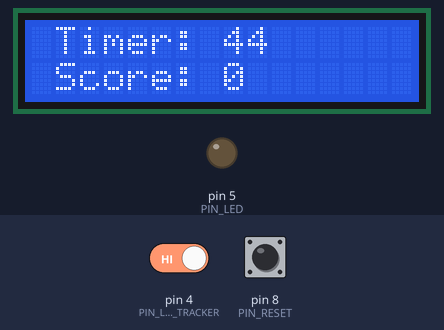
The sketch below on a simulated Arduino Uno, built with avr-gcc and run on an emulated ATmega328P. Shown: 16×2 character LCD, output pins drawn as LEDs (lit = HIGH). Inputs (shaded band) come from the test bench; at power-on: pin 8 (PIN_RESET) HIGH, pin 4 (PIN_LINE_TRACKER) HIGH.

Above: at 6.2 s.
6.3 s: pin 8 (PIN_RESET) pulled LOW for 0.15 s
At 6.9 s:
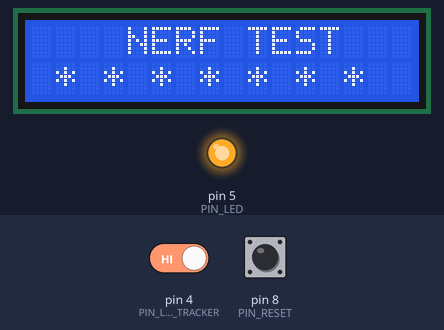
9.4 s: pin 4 (PIN_LINE_TRACKER) driven LOW
At 12.1 s:
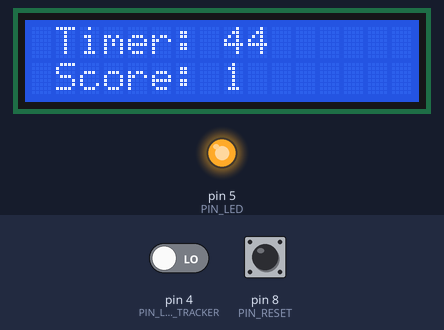
12.4 s: pin 8 (PIN_RESET) pulled LOW for 1 s
At 13.3 s:
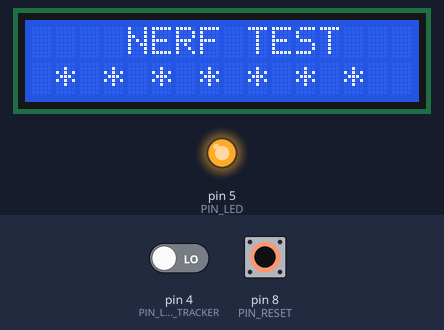
16.4 s: pin 4 (PIN_LINE_TRACKER) driven HIGH
At 61.5 s:
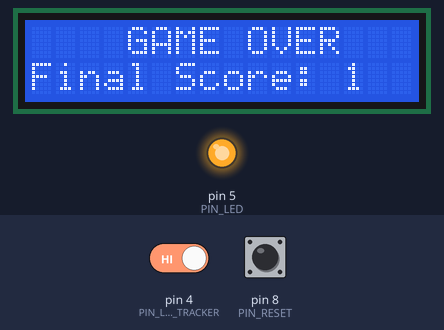
Timing chart, 0 to 62.4 s (numbered marks = the images above; inputs shaded):
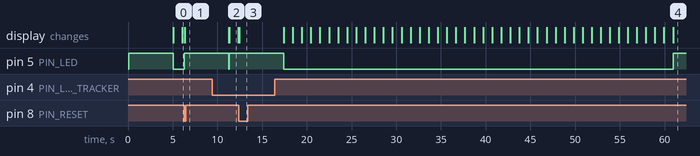

Measured:
- after the input at 6.3 s, pin 5 (PIN_LED): LOW → HIGH at once; the display: changes at once (image 1)
- after the input at 12.4 s, the display: changes at once (image 3)
- what the display in image 2 shows lasts 1.0 s, from 11.3 s to 12.3 s

The sketch:

Nerf_Blaster_Target.ino
```cpp
//NERF target practice game

#include <LiquidCrystal_I2C.h>

//to-do: find the piezo speaker and hook it up to pin 6
//all piezo code is commented out for now
//#define PIN_PIEZO 6
#define PIN_RESET 8

#define PIN_LED 5
#define PIN_LINE_TRACKER 4

//16 segment, 2 row LCD display, address = 0x27
LiquidCrystal_I2C lcd(0x27,16,2);

bool gameRunning;
bool targetReady;
bool lcdClear;
int gameTimer;
int gameScore;
unsigned int timerCheck;
unsigned long timerStart;

void setup() {
  Serial.begin(9600);

  //Initialize the LCD, turn on its backlight
  lcd.init();
  lcd.backlight();

  //Initialize the LED and the Line Tracker
  //pinMode(PIN_PIEZO, OUTPUT);
  pinMode(PIN_LED, OUTPUT);
  pinMode(PIN_LINE_TRACKER, INPUT);
  digitalWrite(PIN_LED, LOW);

  pinMode(PIN_RESET, INPUT_PULLUP);

  gameScore = 0;
  gameTimer = 45;

  gameBegin();

}

void loop() {
  if(gameRunning){
    updateLCD();
    updateScore();
    updateTimer();
  }
  if (digitalRead(PIN_RESET) == LOW){
    gameBegin();
  }

}

void updateTimer(){
  if (millis() - timerStart > 1000){
    gameTimer -= 1;
    //tone(PIN_PIEZO, 400, 50);
    timerStart = millis();
  }
  //This clears an extra 0 from the screen that is leftover from a two-digit number
  if ((gameTimer == 9) && (lcdClear == false)){
    lcd.clear();
    lcdClear = true;
  }
  if (gameTimer < 1){
    gameEnd();
  }
}


//Update the score only if the target has been hit from a neutral position
//Using targetReady prevents the score from being increased indefinitely while a LOW state is detected

//to-do: consider adding a "cooldown" period to prevent the score from going up if the sensor picks
//up any erratic LOW/HIGH behaviour.
void updateScore(){
  if ((digitalRead(PIN_LINE_TRACKER) == LOW) && (targetReady == true)){
    gameScore += 1;
    targetReady = false;
    digitalWrite(PIN_LED,HIGH);
  }

  if (digitalRead(PIN_LINE_TRACKER) == HIGH){
    targetReady = true;
    digitalWrite(PIN_LED,LOW);
  }
}

void updateLCD(){
  lcd.setCursor(1,0);
  lcd.print("Timer: ");
  lcd.print(gameTimer);
  lcd.setCursor(1,1);
  lcd.print("Score: ");
  lcd.print(gameScore);
}

void gameEnd(){
  lcd.clear();
  gameRunning = false;
  lcd.setCursor(4,0);
  lcd.print("GAME OVER");
  lcd.setCursor(0,1);
  lcd.print("Final Score: ");
  lcd.print(gameScore);
  digitalWrite(PIN_LED,HIGH);
  gameScore = 0;
  gameTimer = 45;
}

//Display the game start screen
//to-do: Add a countdown timer from 5 seconds to the for loop, maybe an animation for fun
void gameBegin(){
  digitalWrite(PIN_LED,HIGH);
  lcd.setCursor(1,0);
  lcd.print("   NERF TEST");
  lcd.setCursor(0,1);
  lcd.print(" * * * * * * * ");

  for (byte i = 0; i < 9; i++) {
    delay(250);
    //tone(PIN_PIEZO, 1220 - (i%2 * 50));
    delay(300);
    //noTone(PIN_PIEZO);
  }

  lcd.clear();
  //The game begins when the LED turns off
  digitalWrite(PIN_LED,LOW);
  timerStart = millis();
  gameRunning = true;
  targetReady = true;
  lcdClear = false;

}
```
